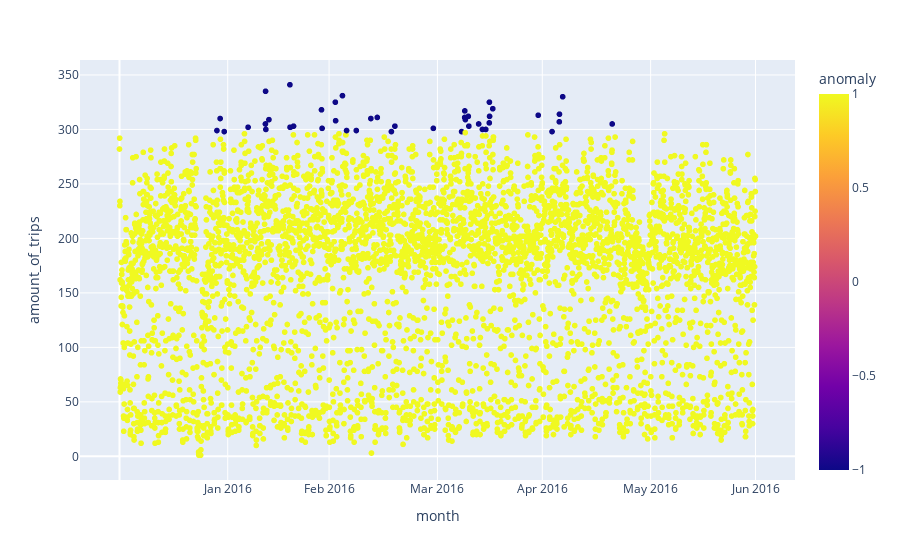

This figure's notebook cell:
### Code cell
fig = px.scatter(trips_amount, x='hour', y='trip_duration', color='anomaly', labels=['Mar 2016', 'Feb 2016'])
fig.update_layout(
    xaxis=dict(
        tickmode = 'array',
        tickvals = months['hour'],
        ticktext = months['month'],
        title='month'
    ),
    yaxis_title='amount_of_trips'
)
fig.show()

### Figure 1 — Plotly figure (JSON) as saved in the notebook; plotly's stock layout.template omitted (floating-point values rounded to 4 significant figures; data arrays with more than 128 entries replaced by an {"elided": "..."} marker saying what was removed)
{"data": [{"hovertemplate": "hour=%{x}<br>trip_duration=%{y}<br>anomaly=%{marker.color}<extra></extra>", "legendgroup": "", "marker": {"color": {"elided": "4357 int values"}, "coloraxis": "coloraxis", "symbol": "circle"}, "mode": "markers", "name": "", "showlegend": false, "type": "scattergl", "x": {"elided": "4357 int values"}, "xaxis": "x", "y": {"elided": "4357 int values"}, "yaxis": "y"}], "layout": {"autosize": true, "coloraxis": {"colorbar": {"title": {"text": "anomaly"}}, "colorscale": [[0, "#0d0887"], [0.1111, "#46039f"], [0.2222, "#7201a8"], [0.3333, "#9c179e"], [0.4444, "#bd3786"], [0.5556, "#d8576b"], [0.6667, "#ed7953"], [0.7778, "#fb9f3a"], [0.8889, "#fdca26"], [1, "#f0f921"]]}, "legend": {"tracegroupgap": 0}, "margin": {"t": 60}, "xaxis": {"anchor": "y", "autorange": true, "domain": [0, 1], "range": [-265.0, 4632.0], "tickmode": "array", "ticktext": ["Apr 2016", "Feb 2016", "Jan 2016", "Jun 2016", "Mar 2016", "May 2016"], "tickvals": [2903, 1439, 743, 4367, 2183, 3647], "title": {"text": "month"}, "type": "linear"}, "yaxis": {"anchor": "x", "autorange": true, "domain": [0, 1], "range": [-25.33, 367.3], "title": {"text": "amount_of_trips"}, "type": "linear"}}}
